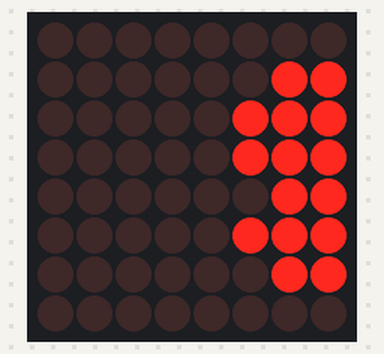
The sketch below on a simulated Arduino Uno, built with avr-gcc and run on an emulated ATmega328P. Shown: 8×8 LED matrix. Wiring (inferred from the names in the program): LED matrix (orientation assumed): rows pin 11, pin 7, pin 3, pin 15, pin 2, pin 13, pin 16, pin 17; columns pin 14, pin 10, pin 4, pin 12, pin 9, pin 5, pin 8, pin 6.

Above: at 0.61 s.
At 4.39 s:
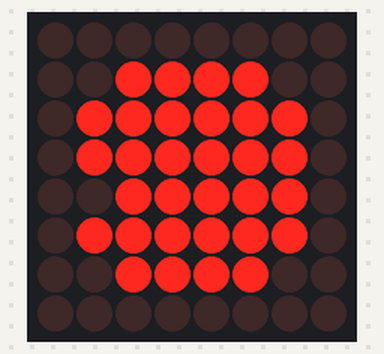
At 11.12 s:
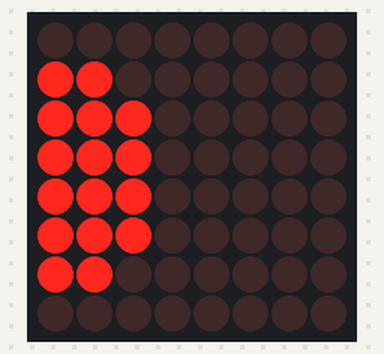
At 20.24 s:
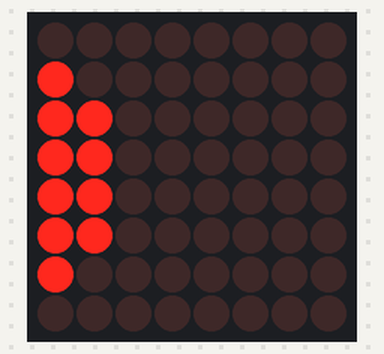
At 28.63 s:
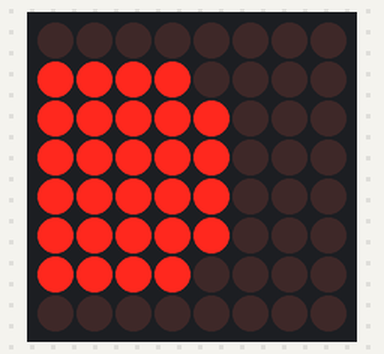
At 38.32 s:
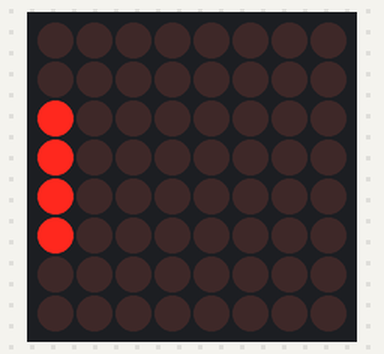

The sketch:

matrix_pacman.ino
```cpp
/*
 * 8x8 led array testing - see led_testing.fzz
 * Cycle through a simple set of pacman bitmap images to open and close his mouth.
 *   At the same time slide the images around the 8x8 matrix to provide movement
 *
 * www.benningtons.net
 */

// Arduino pin definitions - (ordered to keep wiring tidy)
int col[] = {14,10,4,12,9,5,8,6};    //columns - driven LOW for on
int row[] = {11,7,3,15,2,13,16,17};  //rows - driven HIGH for on

// bitmaps of images to display
byte ledBitmap[3][8] = {
  B00000000,              //nearly closed
  B00111100,
  B01111110,
  B01111110,
  B01111100,
  B01111110,
  B00111100,
  B00000000,

  B00000000,              //half open
  B00111100,
  B01111110,
  B01111000,
  B01110000,
  B01111110,
  B00111100,
  B00000000,

  B00000000,              //full open
  B00111100,
  B01111000,
  B01110000,
  B01100000,
  B01111110,
  B00111100,
  B00000000,

};

void setup()
{
  for (int i=0; i<8; i++)        //set arduino pins to be outputs
  {
    pinMode(row[i], OUTPUT);
    pinMode(col[i], OUTPUT);
  }
}

void loop()
{
  for (int j=-6; j<9; j++)
  {
    if (j%2)
    {
      for (int i=0; i<3; i++) ledout(i,j,0);
    }
    else
    {
      for (int i=2; i>=0; i--) ledout(i,j,0);
    }
  }
}

void ledout(int iBitMapNo, int hOffset, int vOffset)            //offset bitmap display
{
  for (int i=0; i<4; i++)                //repeat image a few times to ensure the eye can see it
  {
    for (int j=0; j<8; j++)              //for each row
    {
      if (j+vOffset>=0 && j+vOffset<8)   //within the boundaries of the chosen bitmap
      {
        for (int k=0; k<8; k++)          //set leds in current row according to the bitmap
        {
          digitalWrite(col[k], !bitRead(ledBitmap[iBitMapNo][j+vOffset],k+hOffset));
        }
        digitalWrite(row[j], HIGH);      //display the row, lighting required leds
      }
      delay(2);                          //pause for it to be seen
      digitalWrite(row[j], LOW);         //turn row off again
    }
  }
}
```
